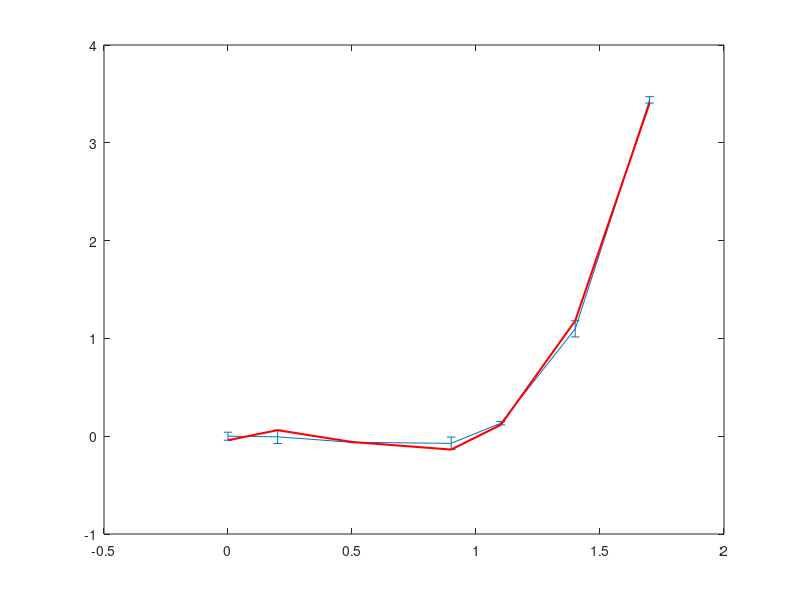

MATLAB code for this plot:
clear;
x = [0,0.2,0.5,0.9,1.1,1.4,1.7];
y = [0,-0.0064,-0.0625,-0.0729,0.1331,1.0976,3.4391];
mat1 = [];
er = 0.1;
for i =1:6
    a = polyfit(x,y,i-1);
    z = polyval(a,x);
    mat1 = [mat1;z];
    delta = abs(z-y);
    if all(delta<=er)
        disp(['the n is:',num2str(i-1)]);
        break;
    end
end
[a,b] = size(mat1);
clf;
for i = 1:a
    errorbar(x,y,delta);
    hold on;
    plot(x,mat1(a,:),'r','LineWidth', 1.5);
    hold off;
end